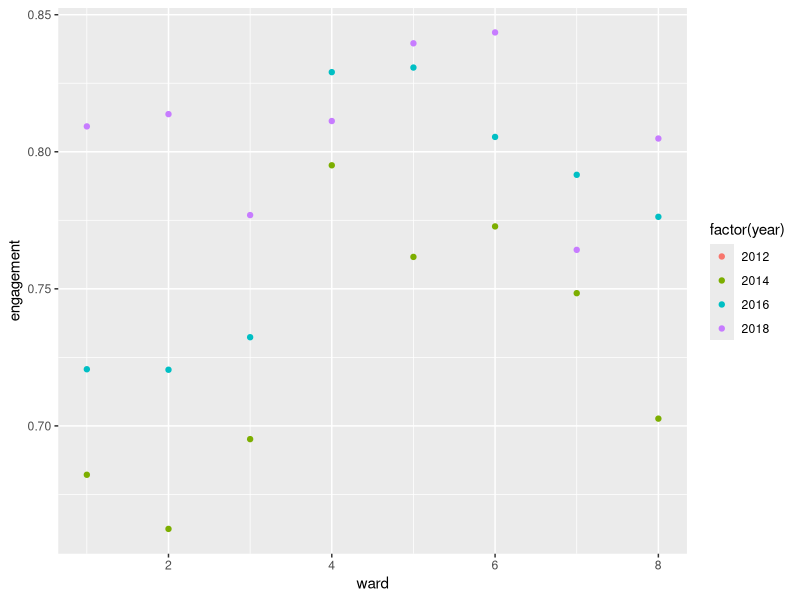
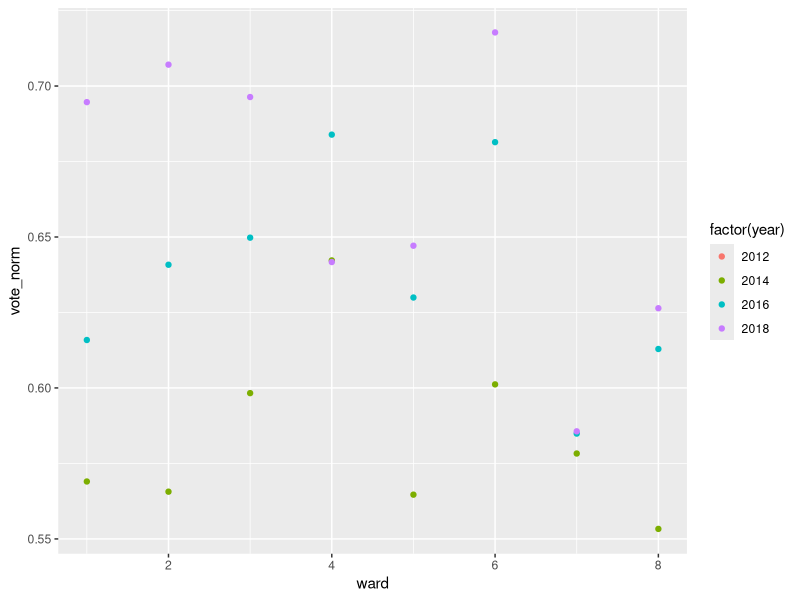
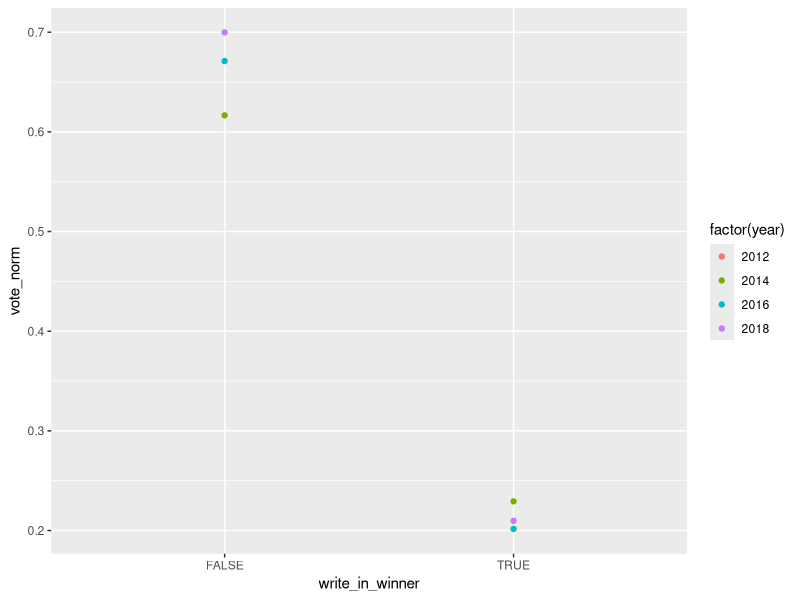
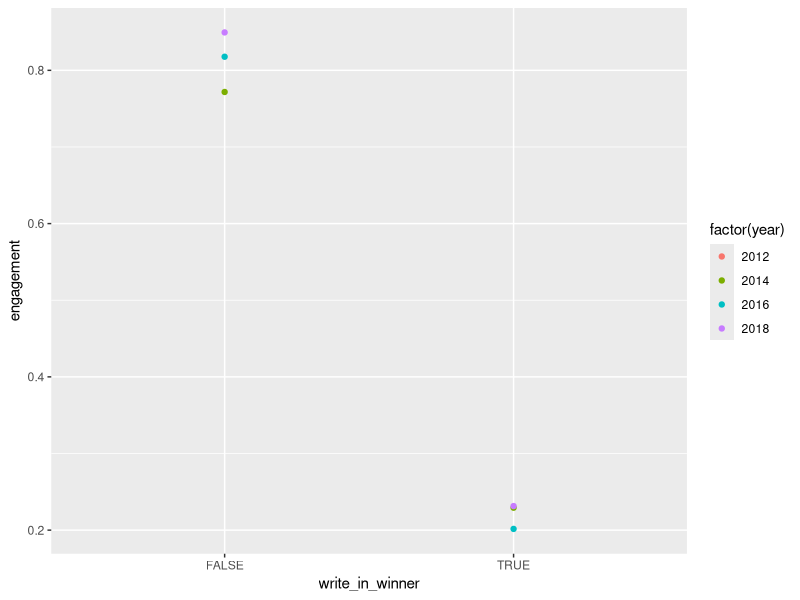
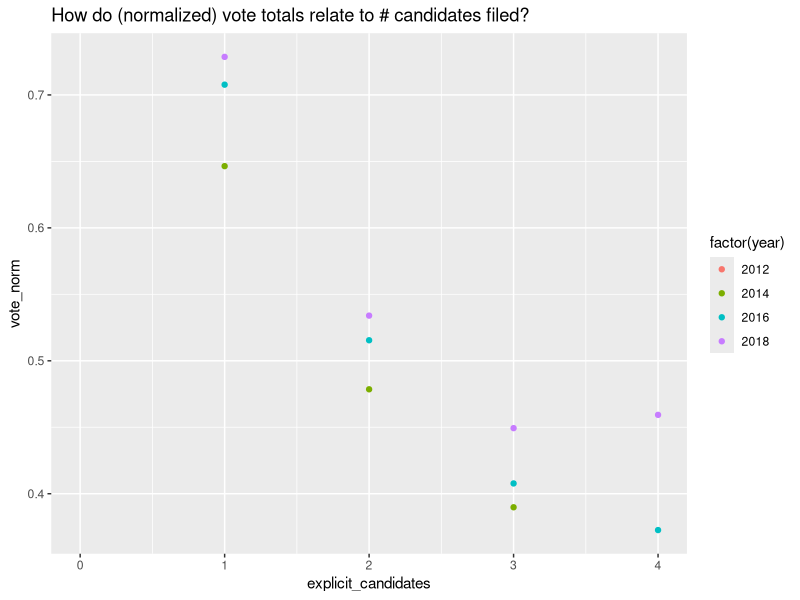
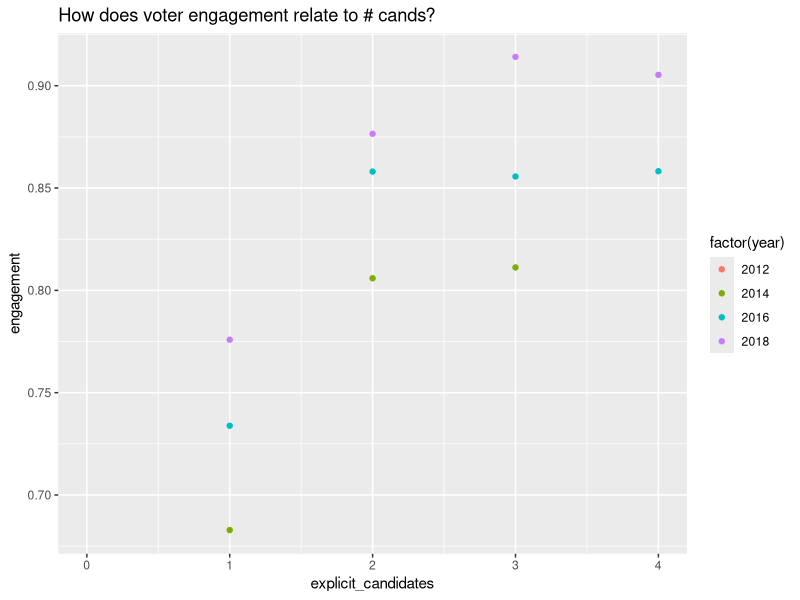

These charts were generated, in order, by the following R code:
## ---- chunk 1
knitr::opts_chunk$set(echo = FALSE, cache=TRUE)
## ---- chunk 2

library(tidyverse)

# load data
#path <- getwd()  # lacks trailing slash

#print(path)
#setwd('..')
#getwd()

election.data <- read.csv(file="../cleaned_data/election_history_R.csv", 
                          header=TRUE, sep=",")

head(election.data)

# check counts; expect 296 obs per year
check <- election.data %>% group_by(year) %>% tally()
#print(check)
check2 <- election.data %>% group_by(year, ward) %>% tally()
#print(check2)

# make some magic

# candidate types: write-in vs. named; contested vs. uncontested
election.data$write_in_winner <- grepl("write", tolower(election.data$winner))
election.data <- election.data %>% mutate(uncontested = explicit_candidates == 1, 
                        empty = explicit_candidates == 0, w_over_cand = write_in_winner & !empty)


# engagement metrics: engagement, votes, vote_norm
election.data <- election.data %>% mutate(engagement = smd_anc_votes / smd_ballots, 
                                          vote_norm = winner_votes / smd_ballots)




sum <- election.data %>% group_by(ward, year) %>% summarize(cand = mean(explicit_candidates), 
                            votes = mean(winner_votes), vote_norm = mean(winner_votes / smd_ballots),
                            engagement = mean(smd_anc_votes / smd_ballots))
# pull in turnout here, ideally

sum %>% print(n=nrow(.))


## ---- chunk 3


s <- as.data.frame(sum)
y <- ggplot(s, aes(ward, engagement)) + geom_point(aes(colour=factor(year)))
y

x <- ggplot(s, aes(ward, vote_norm)) + geom_point(aes(colour=factor(year)))
x



## ---- chunk 4

c <- as.data.frame(election.data)

# count write-in vs. named winners
# eh, really ought to do this with the 2018 data so we can see substantive write-ins...
c %>% group_by(write_in_winner, year) %>% tally()

write.in <- c %>% group_by(write_in_winner, year) %>% summarize(votes = mean(winner_votes), 
                                                                vote_norm = mean(vote_norm), 
                                                                engagement = mean(engagement),
                                                                count = n())

#write.in

x <- ggplot(write.in, aes(write_in_winner, vote_norm)) + geom_point(aes(color=factor(year)))
show(x)

y <- ggplot(write.in, aes(write_in_winner, engagement)) + geom_point(aes(color=factor(year)))
show(y)
## ---- chunk 5
contested <- c %>% group_by(explicit_candidates, year) %>% summarize(votes = mean(winner_votes), 
                                                         vote_norm = mean(vote_norm), 
                                                         engagement = mean(engagement),
                                                         count = n())

x <- ggplot(contested, aes(explicit_candidates, vote_norm)) +
                geom_point(aes(color=factor(year))) +
	    labs(title="How do (normalized) vote totals relate to # candidates filed?")
show(x)

y <- ggplot(contested, aes(explicit_candidates, engagement)) +
            geom_point(aes(color=factor(year))) +
	    labs(title="How does voter engagement relate to # cands?")
show(y)

